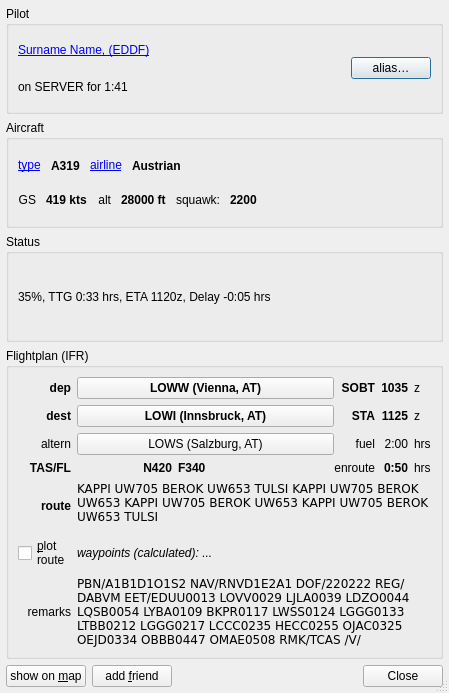
<?xml version="1.0" encoding="UTF-8"?>
<ui version="4.0">
 <class>PilotDetails</class>
 <widget class="QDialog" name="PilotDetails">
  <property name="geometry">
   <rect>
    <x>0</x>
    <y>0</y>
    <width>449</width>
    <height>693</height>
   </rect>
  </property>
  <property name="windowIcon">
   <iconset resource="../Resources.qrc">
    <normaloff>:/icons/qutescoop.png</normaloff>:/icons/qutescoop.png</iconset>
  </property>
  <property name="sizeGripEnabled">
   <bool>true</bool>
  </property>
  <layout class="QVBoxLayout" name="_2">
   <property name="leftMargin">
    <number>6</number>
   </property>
   <property name="topMargin">
    <number>6</number>
   </property>
   <property name="rightMargin">
    <number>6</number>
   </property>
   <property name="bottomMargin">
    <number>6</number>
   </property>
   <item>
    <widget class="QGroupBox" name="groupBox">
     <property name="title">
      <string>Pilot</string>
     </property>
     <layout class="QHBoxLayout" name="horizontalLayout_7" stretch="1,0">
      <item>
       <layout class="QVBoxLayout" name="verticalLayout_2">
        <item>
         <widget class="QLabel" name="lblPilotInfo">
          <property name="toolTip">
           <string>Link opens the VATSIM Statistics Center</string>
          </property>
          <property name="text">
           <string>&lt;a href=&quot;https://&quot;&gt;Surname Name, (EDDF)&lt;/a&gt;</string>
          </property>
          <property name="openExternalLinks">
           <bool>true</bool>
          </property>
         </widget>
        </item>
        <item>
         <widget class="QLabel" name="lblConnected">
          <property name="text">
           <string>on SERVER for 1:41</string>
          </property>
         </widget>
        </item>
       </layout>
      </item>
      <item>
       <widget class="QPushButton" name="pbAlias">
        <property name="toolTip">
         <string>Add or edit an alias for this VATSIM member</string>
        </property>
        <property name="text">
         <string>alias…</string>
        </property>
       </widget>
      </item>
     </layout>
    </widget>
   </item>
   <item>
    <widget class="QGroupBox" name="groupBox_2">
     <property name="title">
      <string>Aircraft</string>
     </property>
     <layout class="QVBoxLayout">
      <property name="spacing">
       <number>1</number>
      </property>
      <item>
       <layout class="QHBoxLayout" name="horizontalLayout_4">
        <property name="spacing">
         <number>10</number>
        </property>
        <item>
         <widget class="QLabel" name="label_10">
          <property name="toolTip">
           <string>&lt;html&gt;&lt;head/&gt;&lt;body&gt;&lt;p&gt;Opens searchable list &amp;quot;ICAO Aircraft Type Designators&amp;quot; in web browser.&lt;/p&gt;&lt;/body&gt;&lt;/html&gt;</string>
          </property>
          <property name="text">
           <string>&lt;a href=&quot;https://www.icao.int/publications/DOC8643/Pages/Search.aspx&quot;&gt;type&lt;/a&gt;</string>
          </property>
          <property name="openExternalLinks">
           <bool>true</bool>
          </property>
         </widget>
        </item>
        <item>
         <widget class="QLabel" name="lblAircraft">
          <property name="font">
           <font>
            <bold>true</bold>
           </font>
          </property>
          <property name="toolTip">
           <string>&lt;html&gt;&lt;head/&gt;&lt;body&gt;&lt;p&gt;&lt;span style=&quot; font-weight:400;&quot;&gt;Added dynamically.&lt;/span&gt;&lt;/p&gt;&lt;/body&gt;&lt;/html&gt;</string>
          </property>
          <property name="text">
           <string>A319</string>
          </property>
          <property name="openExternalLinks">
           <bool>true</bool>
          </property>
         </widget>
        </item>
        <item>
         <widget class="QLabel" name="label_12">
          <property name="toolTip">
           <string>&lt;html&gt;&lt;head/&gt;&lt;body&gt;&lt;p&gt;Open list of airline codes in web browser.&lt;/p&gt;&lt;/body&gt;&lt;/html&gt;</string>
          </property>
          <property name="text">
           <string>&lt;a href=&quot;https://en.wikipedia.org/wiki/List_of_airline_codes&quot;&gt;airline&lt;/a&gt;</string>
          </property>
          <property name="openExternalLinks">
           <bool>true</bool>
          </property>
         </widget>
        </item>
        <item>
         <widget class="QLabel" name="lblAirline">
          <property name="font">
           <font>
            <bold>true</bold>
           </font>
          </property>
          <property name="toolTip">
           <string>&lt;html&gt;&lt;head/&gt;&lt;body&gt;&lt;p&gt;&lt;span style=&quot; font-weight:400;&quot;&gt;Added dynamically&lt;/span&gt;&lt;/p&gt;&lt;/body&gt;&lt;/html&gt;</string>
          </property>
          <property name="text">
           <string>Austrian</string>
          </property>
         </widget>
        </item>
        <item>
         <spacer name="horizontalSpacer">
          <property name="orientation">
           <enum>Qt::Horizontal</enum>
          </property>
          <property name="sizeHint" stdset="0">
           <size>
            <width>0</width>
            <height>0</height>
           </size>
          </property>
         </spacer>
        </item>
       </layout>
      </item>
      <item>
       <layout class="QHBoxLayout" name="horizontalLayout_6" stretch="0,0,0,0,0,0,0">
        <property name="spacing">
         <number>10</number>
        </property>
        <property name="margin" stdset="0">
         <number>0</number>
        </property>
        <item>
         <widget class="QLabel" name="label_13">
          <property name="text">
           <string>GS</string>
          </property>
          <property name="alignment">
           <set>Qt::AlignRight|Qt::AlignTrailing|Qt::AlignVCenter</set>
          </property>
         </widget>
        </item>
        <item>
         <widget class="QLabel" name="lblGroundspeed">
          <property name="font">
           <font>
            <bold>true</bold>
           </font>
          </property>
          <property name="text">
           <string>419 kts</string>
          </property>
         </widget>
        </item>
        <item>
         <widget class="QLabel" name="label_15">
          <property name="text">
           <string>alt</string>
          </property>
          <property name="alignment">
           <set>Qt::AlignRight|Qt::AlignTrailing|Qt::AlignVCenter</set>
          </property>
         </widget>
        </item>
        <item>
         <widget class="QLabel" name="lblAltitude">
          <property name="font">
           <font>
            <bold>true</bold>
           </font>
          </property>
          <property name="text">
           <string>28000 ft</string>
          </property>
         </widget>
        </item>
        <item>
         <widget class="QLabel" name="label_14">
          <property name="text">
           <string>squawk:</string>
          </property>
          <property name="alignment">
           <set>Qt::AlignRight|Qt::AlignTrailing|Qt::AlignVCenter</set>
          </property>
         </widget>
        </item>
        <item>
         <widget class="QLabel" name="lblSquawk">
          <property name="font">
           <font>
            <bold>true</bold>
           </font>
          </property>
          <property name="toolTip">
           <string>&lt;html&gt;&lt;head/&gt;&lt;body&gt;&lt;p&gt;dynamically set&lt;/p&gt;&lt;/body&gt;&lt;/html&gt;</string>
          </property>
          <property name="text">
           <string>2200</string>
          </property>
         </widget>
        </item>
        <item>
         <spacer name="horizontalSpacer_2">
          <property name="orientation">
           <enum>Qt::Horizontal</enum>
          </property>
          <property name="sizeHint" stdset="0">
           <size>
            <width>0</width>
            <height>0</height>
           </size>
          </property>
         </spacer>
        </item>
       </layout>
      </item>
     </layout>
    </widget>
   </item>
   <item>
    <widget class="QGroupBox" name="groupStatus">
     <property name="title">
      <string>Status</string>
     </property>
     <layout class="QVBoxLayout" name="verticalLayout_3">
      <item>
       <widget class="QLabel" name="lblFlightStatus">
        <property name="toolTip">
         <string>%: percent of route completion&lt;br&gt;
TTG: estimated remaining enroute time (&lt;b&gt;t&lt;/b&gt;ime &lt;b&gt;t&lt;/b&gt;o &lt;b&gt;g&lt;/b&gt;o)&lt;br&gt;
ETA: calculated &lt;b&gt;e&lt;/b&gt;stimated &lt;b&gt;t&lt;/b&gt;ime of &lt;b&gt;a&lt;/b&gt;rrival&lt;br&gt;
delay: difference between planned and calculated ETA</string>
        </property>
        <property name="text">
         <string>35%, TTG 0:33 hrs, ETA 1120z, Delay -0:05 hrs</string>
        </property>
        <property name="wordWrap">
         <bool>true</bool>
        </property>
       </widget>
      </item>
     </layout>
    </widget>
   </item>
   <item>
    <widget class="QGroupBox" name="groupFp">
     <property name="title">
      <string>Flightplan (IFR)</string>
     </property>
     <layout class="QGridLayout" name="gridLayout" columnstretch="0,0,0,0,0,0,0">
      <item row="2" column="3">
       <widget class="QLabel" name="label_18">
        <property name="toolTip">
         <string>&lt;html&gt;&lt;head/&gt;&lt;body&gt;&lt;p&gt;fuel endurance&lt;/p&gt;&lt;/body&gt;&lt;/html&gt;</string>
        </property>
        <property name="text">
         <string>fuel</string>
        </property>
        <property name="alignment">
         <set>Qt::AlignRight|Qt::AlignTrailing|Qt::AlignVCenter</set>
        </property>
       </widget>
      </item>
      <item row="0" column="5">
       <widget class="QLabel" name="label_5">
        <property name="toolTip">
         <string>&lt;html&gt;&lt;head/&gt;&lt;body&gt;&lt;p&gt;&lt;span style=&quot; font-weight:700;&quot;&gt;S&lt;/span&gt;cheduled &lt;span style=&quot; font-weight:700;&quot;&gt;o&lt;/span&gt;ff &lt;span style=&quot; font-weight:700;&quot;&gt;b&lt;/span&gt;lock &lt;span style=&quot; font-weight:700;&quot;&gt;t&lt;/span&gt;ime&lt;/p&gt;&lt;/body&gt;&lt;/html&gt;</string>
        </property>
        <property name="text">
         <string>z</string>
        </property>
       </widget>
      </item>
      <item row="6" column="2" colspan="4">
       <widget class="QLabel" name="lblPlotStatus">
        <property name="font">
         <font>
          <italic>true</italic>
         </font>
        </property>
        <property name="toolTip">
         <string>Extracted from the route with help of the navigation database</string>
        </property>
        <property name="text">
         <string>waypoints (calculated): ...</string>
        </property>
        <property name="wordWrap">
         <bool>true</bool>
        </property>
        <property name="textInteractionFlags">
         <set>Qt::LinksAccessibleByMouse|Qt::TextSelectableByKeyboard|Qt::TextSelectableByMouse</set>
        </property>
       </widget>
      </item>
      <item row="0" column="3">
       <widget class="QLabel" name="label_16">
        <property name="font">
         <font>
          <bold>true</bold>
         </font>
        </property>
        <property name="toolTip">
         <string>&lt;html&gt;&lt;head/&gt;&lt;body&gt;&lt;p&gt;&lt;span style=&quot; font-weight:700;&quot;&gt;S&lt;/span&gt;cheduled &lt;span style=&quot; font-weight:700;&quot;&gt;o&lt;/span&gt;ff &lt;span style=&quot; font-weight:700;&quot;&gt;b&lt;/span&gt;lock &lt;span style=&quot; font-weight:700;&quot;&gt;t&lt;/span&gt;ime&lt;/p&gt;&lt;/body&gt;&lt;/html&gt;</string>
        </property>
        <property name="text">
         <string>SOBT</string>
        </property>
        <property name="alignment">
         <set>Qt::AlignRight|Qt::AlignTrailing|Qt::AlignVCenter</set>
        </property>
       </widget>
      </item>
      <item row="0" column="0">
       <widget class="QLabel" name="label_3">
        <property name="font">
         <font>
          <bold>true</bold>
         </font>
        </property>
        <property name="toolTip">
         <string>&lt;html&gt;&lt;head/&gt;&lt;body&gt;&lt;p&gt;departure aerodrome&lt;/p&gt;&lt;/body&gt;&lt;/html&gt;</string>
        </property>
        <property name="text">
         <string>dep</string>
        </property>
        <property name="alignment">
         <set>Qt::AlignRight|Qt::AlignTrailing|Qt::AlignVCenter</set>
        </property>
       </widget>
      </item>
      <item row="3" column="5">
       <widget class="QLabel" name="label_8">
        <property name="toolTip">
         <string>&lt;html&gt;&lt;head/&gt;&lt;body&gt;&lt;p&gt;planned enroute time&lt;/p&gt;&lt;/body&gt;&lt;/html&gt;</string>
        </property>
        <property name="text">
         <string>hrs</string>
        </property>
       </widget>
      </item>
      <item row="4" column="2" colspan="4">
       <widget class="QLabel" name="lblRoute">
        <property name="toolTip">
         <string>filed route</string>
        </property>
        <property name="text">
         <string>&lt;code&gt;KAPPI UW705 BEROK UW653 TULSI KAPPI UW705 BEROK UW653  KAPPI UW705 BEROK UW653  KAPPI UW705 BEROK UW653 TULSI&lt;/code&gt;</string>
        </property>
        <property name="wordWrap">
         <bool>true</bool>
        </property>
        <property name="textInteractionFlags">
         <set>Qt::LinksAccessibleByMouse|Qt::TextSelectableByKeyboard|Qt::TextSelectableByMouse</set>
        </property>
       </widget>
      </item>
      <item row="0" column="2">
       <widget class="QPushButton" name="buttonFrom">
        <property name="sizePolicy">
         <sizepolicy hsizetype="MinimumExpanding" vsizetype="Preferred">
          <horstretch>0</horstretch>
          <verstretch>0</verstretch>
         </sizepolicy>
        </property>
        <property name="font">
         <font>
          <bold>true</bold>
         </font>
        </property>
        <property name="toolTip">
         <string>open departure aerodrome details dialog</string>
        </property>
        <property name="text">
         <string>LOWW (Vienna, AT)</string>
        </property>
        <property name="flat">
         <bool>false</bool>
        </property>
       </widget>
      </item>
      <item row="2" column="0">
       <widget class="QLabel" name="label_9">
        <property name="toolTip">
         <string>&lt;html&gt;&lt;head/&gt;&lt;body&gt;&lt;p&gt;alternate aerodrome / fuel endurance&lt;/p&gt;&lt;/body&gt;&lt;/html&gt;</string>
        </property>
        <property name="text">
         <string>altern</string>
        </property>
        <property name="alignment">
         <set>Qt::AlignRight|Qt::AlignTrailing|Qt::AlignVCenter</set>
        </property>
       </widget>
      </item>
      <item row="3" column="2" colspan="2">
       <layout class="QHBoxLayout" name="horizontalLayout_2">
        <item>
         <widget class="QLabel" name="lblPlanTas">
          <property name="font">
           <font>
            <bold>true</bold>
           </font>
          </property>
          <property name="toolTip">
           <string>ICAO flightplan format for true airspeed (TAS)</string>
          </property>
          <property name="text">
           <string>N420</string>
          </property>
          <property name="alignment">
           <set>Qt::AlignRight|Qt::AlignTrailing|Qt::AlignVCenter</set>
          </property>
         </widget>
        </item>
        <item>
         <widget class="QLabel" name="lblPlanFl">
          <property name="font">
           <font>
            <bold>true</bold>
           </font>
          </property>
          <property name="toolTip">
           <string>ICAO flightplan format for flight level</string>
          </property>
          <property name="text">
           <string>F340</string>
          </property>
         </widget>
        </item>
        <item>
         <widget class="QLabel" name="label_19">
          <property name="toolTip">
           <string>&lt;html&gt;&lt;head/&gt;&lt;body&gt;&lt;p&gt;planned enroute time&lt;/p&gt;&lt;/body&gt;&lt;/html&gt;</string>
          </property>
          <property name="text">
           <string>enroute</string>
          </property>
          <property name="alignment">
           <set>Qt::AlignRight|Qt::AlignTrailing|Qt::AlignVCenter</set>
          </property>
         </widget>
        </item>
       </layout>
      </item>
      <item row="2" column="4">
       <widget class="QLabel" name="lblFuel">
        <property name="toolTip">
         <string>&lt;html&gt;&lt;head/&gt;&lt;body&gt;&lt;p&gt;fuel endurance&lt;/p&gt;&lt;/body&gt;&lt;/html&gt;</string>
        </property>
        <property name="text">
         <string>2:00</string>
        </property>
        <property name="alignment">
         <set>Qt::AlignRight|Qt::AlignTrailing|Qt::AlignVCenter</set>
        </property>
       </widget>
      </item>
      <item row="4" column="0" rowspan="2">
       <widget class="QLabel" name="label_6">
        <property name="font">
         <font>
          <bold>true</bold>
         </font>
        </property>
        <property name="text">
         <string>route</string>
        </property>
        <property name="alignment">
         <set>Qt::AlignRight|Qt::AlignTrailing|Qt::AlignVCenter</set>
        </property>
       </widget>
      </item>
      <item row="1" column="0">
       <widget class="QLabel" name="label_4">
        <property name="font">
         <font>
          <bold>true</bold>
         </font>
        </property>
        <property name="toolTip">
         <string>&lt;html&gt;&lt;head/&gt;&lt;body&gt;&lt;p&gt;destination aerodrome&lt;/p&gt;&lt;/body&gt;&lt;/html&gt;</string>
        </property>
        <property name="text">
         <string>dest</string>
        </property>
        <property name="alignment">
         <set>Qt::AlignRight|Qt::AlignTrailing|Qt::AlignVCenter</set>
        </property>
       </widget>
      </item>
      <item row="1" column="2">
       <widget class="QPushButton" name="buttonDest">
        <property name="sizePolicy">
         <sizepolicy hsizetype="MinimumExpanding" vsizetype="Preferred">
          <horstretch>0</horstretch>
          <verstretch>0</verstretch>
         </sizepolicy>
        </property>
        <property name="font">
         <font>
          <bold>true</bold>
         </font>
        </property>
        <property name="toolTip">
         <string>open destination aerodrome details dialog</string>
        </property>
        <property name="text">
         <string>LOWI (Innsbruck, AT)</string>
        </property>
        <property name="flat">
         <bool>false</bool>
        </property>
       </widget>
      </item>
      <item row="0" column="4">
       <widget class="QLabel" name="lblPlanEtd">
        <property name="sizePolicy">
         <sizepolicy hsizetype="Preferred" vsizetype="Preferred">
          <horstretch>0</horstretch>
          <verstretch>0</verstretch>
         </sizepolicy>
        </property>
        <property name="font">
         <font>
          <bold>true</bold>
         </font>
        </property>
        <property name="toolTip">
         <string>&lt;html&gt;&lt;head/&gt;&lt;body&gt;&lt;p&gt;&lt;span style=&quot; font-weight:700;&quot;&gt;S&lt;/span&gt;cheduled &lt;span style=&quot; font-weight:700;&quot;&gt;o&lt;/span&gt;ff &lt;span style=&quot; font-weight:700;&quot;&gt;b&lt;/span&gt;lock &lt;span style=&quot; font-weight:700;&quot;&gt;t&lt;/span&gt;ime&lt;/p&gt;&lt;/body&gt;&lt;/html&gt;</string>
        </property>
        <property name="text">
         <string>1035</string>
        </property>
        <property name="alignment">
         <set>Qt::AlignRight|Qt::AlignTrailing|Qt::AlignVCenter</set>
        </property>
       </widget>
      </item>
      <item row="2" column="5">
       <widget class="QLabel" name="label_11">
        <property name="toolTip">
         <string>&lt;html&gt;&lt;head/&gt;&lt;body&gt;&lt;p&gt;fuel endurance&lt;/p&gt;&lt;/body&gt;&lt;/html&gt;</string>
        </property>
        <property name="text">
         <string>hrs</string>
        </property>
       </widget>
      </item>
      <item row="1" column="5">
       <widget class="QLabel" name="label_7">
        <property name="toolTip">
         <string>&lt;html&gt;&lt;head/&gt;&lt;body&gt;&lt;p&gt;&lt;span style=&quot; font-weight:700;&quot;&gt;S&lt;/span&gt;cheduled &lt;span style=&quot; font-weight:700;&quot;&gt;t&lt;/span&gt;ime &lt;span style=&quot; font-weight:700;&quot;&gt;o&lt;/span&gt;f &lt;span style=&quot; font-weight:700;&quot;&gt;a&lt;/span&gt;rrival&lt;/p&gt;&lt;/body&gt;&lt;/html&gt;</string>
        </property>
        <property name="text">
         <string>z</string>
        </property>
       </widget>
      </item>
      <item row="1" column="4">
       <widget class="QLabel" name="lblPlanEta">
        <property name="font">
         <font>
          <bold>true</bold>
         </font>
        </property>
        <property name="toolTip">
         <string>&lt;html&gt;&lt;head/&gt;&lt;body&gt;&lt;p&gt;&lt;span style=&quot; font-weight:700;&quot;&gt;S&lt;/span&gt;cheduled &lt;span style=&quot; font-weight:700;&quot;&gt;t&lt;/span&gt;ime &lt;span style=&quot; font-weight:700;&quot;&gt;o&lt;/span&gt;f &lt;span style=&quot; font-weight:700;&quot;&gt;a&lt;/span&gt;rrival&lt;/p&gt;&lt;/body&gt;&lt;/html&gt;</string>
        </property>
        <property name="text">
         <string>1125</string>
        </property>
        <property name="alignment">
         <set>Qt::AlignRight|Qt::AlignTrailing|Qt::AlignVCenter</set>
        </property>
       </widget>
      </item>
      <item row="9" column="0">
       <widget class="QLabel" name="label">
        <property name="text">
         <string>remarks</string>
        </property>
        <property name="alignment">
         <set>Qt::AlignRight|Qt::AlignTrailing|Qt::AlignVCenter</set>
        </property>
       </widget>
      </item>
      <item row="1" column="3">
       <widget class="QLabel" name="label_17">
        <property name="font">
         <font>
          <bold>true</bold>
         </font>
        </property>
        <property name="toolTip">
         <string>&lt;html&gt;&lt;head/&gt;&lt;body&gt;&lt;p&gt;&lt;span style=&quot; font-weight:700;&quot;&gt;S&lt;/span&gt;cheduled &lt;span style=&quot; font-weight:700;&quot;&gt;t&lt;/span&gt;ime &lt;span style=&quot; font-weight:700;&quot;&gt;o&lt;/span&gt;f &lt;span style=&quot; font-weight:700;&quot;&gt;a&lt;/span&gt;rrival&lt;/p&gt;&lt;/body&gt;&lt;/html&gt;</string>
        </property>
        <property name="text">
         <string>STA</string>
        </property>
        <property name="alignment">
         <set>Qt::AlignRight|Qt::AlignTrailing|Qt::AlignVCenter</set>
        </property>
       </widget>
      </item>
      <item row="2" column="2">
       <widget class="QPushButton" name="buttonAlt">
        <property name="sizePolicy">
         <sizepolicy hsizetype="MinimumExpanding" vsizetype="Preferred">
          <horstretch>0</horstretch>
          <verstretch>0</verstretch>
         </sizepolicy>
        </property>
        <property name="toolTip">
         <string>open alternate aerodrome details dialog</string>
        </property>
        <property name="text">
         <string>LOWS (Salzburg, AT)</string>
        </property>
        <property name="flat">
         <bool>false</bool>
        </property>
       </widget>
      </item>
      <item row="3" column="4">
       <widget class="QLabel" name="lblPlanEte">
        <property name="font">
         <font>
          <bold>true</bold>
         </font>
        </property>
        <property name="toolTip">
         <string>&lt;html&gt;&lt;head/&gt;&lt;body&gt;&lt;p&gt;planned enroute time&lt;/p&gt;&lt;/body&gt;&lt;/html&gt;</string>
        </property>
        <property name="text">
         <string>0:50</string>
        </property>
        <property name="alignment">
         <set>Qt::AlignRight|Qt::AlignTrailing|Qt::AlignVCenter</set>
        </property>
       </widget>
      </item>
      <item row="3" column="0">
       <widget class="QLabel" name="label_2">
        <property name="font">
         <font>
          <bold>true</bold>
         </font>
        </property>
        <property name="toolTip">
         <string>filed &lt;b&gt;t&lt;/b&gt;rue &lt;b&gt;a&lt;/b&gt;ir&lt;b&gt;s&lt;/b&gt;peed / cruise level / &lt;b&gt;p&lt;/b&gt;lanned &lt;b&gt;t&lt;/b&gt;ime &lt;b&gt;e&lt;/b&gt;nroute</string>
        </property>
        <property name="text">
         <string>TAS/FL</string>
        </property>
        <property name="alignment">
         <set>Qt::AlignRight|Qt::AlignTrailing|Qt::AlignVCenter</set>
        </property>
       </widget>
      </item>
      <item row="6" column="0">
       <widget class="QCheckBox" name="cbPlotRoute">
        <property name="toolTip">
         <string>&lt;html&gt;&lt;head/&gt;&lt;body&gt;&lt;p&gt;Plot route on map (requires navigation database). Also accessible via right click on the airplane's label on the map.&lt;/p&gt;&lt;/body&gt;&lt;/html&gt;</string>
        </property>
        <property name="text">
         <string>&amp;plot
route</string>
        </property>
       </widget>
      </item>
      <item row="9" column="2" colspan="4">
       <widget class="QLabel" name="lblRemarks">
        <property name="text">
         <string>&lt;code&gt;PBN/A1B1D1O1S2 NAV/RNVD1E2A1 DOF/220222 REG/DABVM EET/EDUU0013 LOVV0029 LJLA0039 LDZO0044 LQSB0054 LYBA0109 BKPR0117 LWSS0124 LGGG0133 LTBB0212 LGGG0217 LCCC0235 HECC0255 OJAC0325 OEJD0334 OBBB0447 OMAE0508 RMK/TCAS /V/&lt;/code&gt;</string>
        </property>
        <property name="wordWrap">
         <bool>true</bool>
        </property>
        <property name="textInteractionFlags">
         <set>Qt::LinksAccessibleByMouse|Qt::TextSelectableByKeyboard|Qt::TextSelectableByMouse</set>
        </property>
       </widget>
      </item>
     </layout>
    </widget>
   </item>
   <item>
    <layout class="QHBoxLayout" name="verticalBottom">
     <item>
      <widget class="QPushButton" name="buttonShowOnMap">
       <property name="toolTip">
        <string>move to and and zoom in on this plane</string>
       </property>
       <property name="text">
        <string>show on &amp;map</string>
       </property>
       <property name="shortcut">
        <string>S</string>
       </property>
       <property name="autoDefault">
        <bool>false</bool>
       </property>
      </widget>
     </item>
     <item>
      <widget class="QPushButton" name="buttonAddFriend">
       <property name="toolTip">
        <string>&lt;html&gt;&lt;head/&gt;&lt;body&gt;&lt;p&gt;Add to / remove from friends list&lt;/p&gt;&lt;/body&gt;&lt;/html&gt;</string>
       </property>
       <property name="text">
        <string>add &amp;friend</string>
       </property>
      </widget>
     </item>
     <item>
      <widget class="QDialogButtonBox" name="buttonBox">
       <property name="standardButtons">
        <set>QDialogButtonBox::Close</set>
       </property>
      </widget>
     </item>
    </layout>
   </item>
  </layout>
 </widget>
 <tabstops>
  <tabstop>buttonFrom</tabstop>
  <tabstop>buttonDest</tabstop>
  <tabstop>buttonAlt</tabstop>
  <tabstop>buttonShowOnMap</tabstop>
  <tabstop>buttonAddFriend</tabstop>
  <tabstop>buttonBox</tabstop>
 </tabstops>
 <resources>
  <include location="../Resources.qrc"/>
 </resources>
 <connections>
  <connection>
   <sender>buttonShowOnMap</sender>
   <signal>clicked()</signal>
   <receiver>PilotDetails</receiver>
   <slot>close()</slot>
   <hints>
    <hint type="sourcelabel">
     <x>84</x>
     <y>623</y>
    </hint>
    <hint type="destinationlabel">
     <x>177</x>
     <y>259</y>
    </hint>
   </hints>
  </connection>
  <connection>
   <sender>buttonBox</sender>
   <signal>clicked(QAbstractButton*)</signal>
   <receiver>PilotDetails</receiver>
   <slot>close()</slot>
   <hints>
    <hint type="sourcelabel">
     <x>453</x>
     <y>624</y>
    </hint>
    <hint type="destinationlabel">
     <x>294</x>
     <y>523</y>
    </hint>
   </hints>
  </connection>
 </connections>
</ui>
